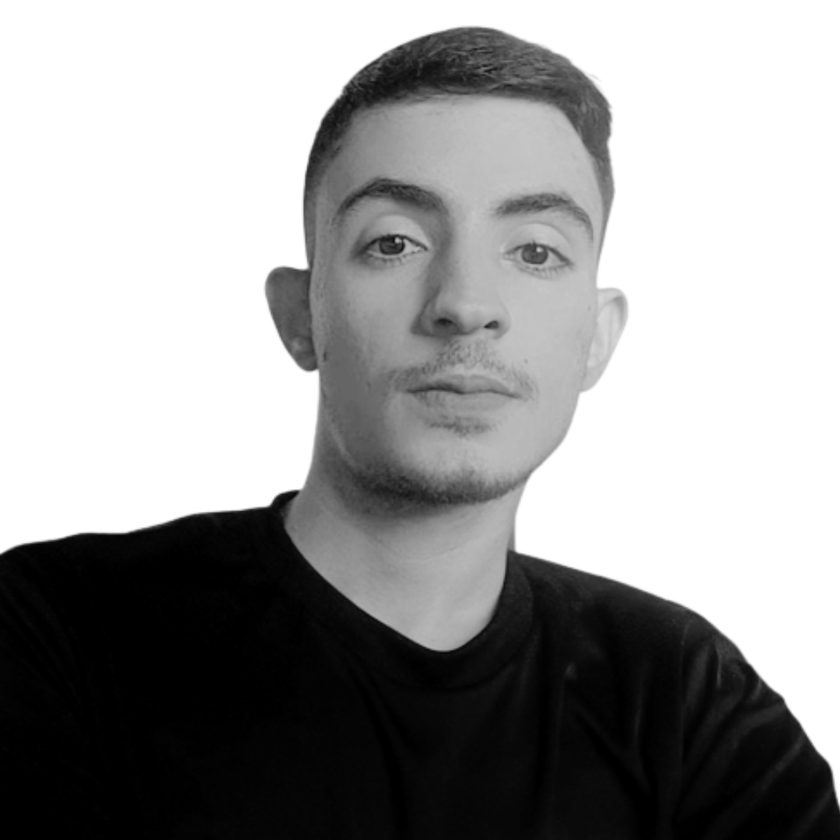
#> input picture Imagens/00_edilson.png, 840 x 840 px, shrunk from 1080 x 1080 before the run
$ jupyter execute 10_multilimiarizacao.ipynb
#> lines starting #> are read from the running program, lines starting #| are printed output that depends on the picture; after the words box and inside, x2 and y2 are one past the last pixel; in counts of white or black regions, pixels touching at a corner belong together
#### 10 - MULTILIMIARIZAÇÃO

[cell 1]
import cv2
import numpy as np
import matplotlib.pyplot as plt

[cell 2]
def multilimiarizacao(imagem, limiares):
    # Inicializando a imagem multilimiarizada
    imagem_multilimiarizada = np.zeros_like(imagem)

    # Percorrendo os limiares
    for i in range(len(limiares) - 1):
        # Segmentar a imagem entre os limiares
        mascara = cv2.inRange(imagem, limiares[i], limiares[i+1])

        # Atribuindo um valor específico para cada segmento
        imagem_multilimiarizada[mascara == 255] = i * (255 // (len(limiares) - 1))

    return imagem_multilimiarizada

[cell 3]
# Carregando a imagem em escala de cinza
imagem = cv2.imread('Imagens/00_edilson.png', cv2.IMREAD_GRAYSCALE)
#> imagem: shape (840, 840); min 0, max 255, mean 154.6

# Definindo os limiares
limiares = [50, 100, 150, 200]

# Aplicando a multilimiarização
imagem_multilimiarizada = multilimiarizacao(imagem, limiares)
#> the loop in multilimiarizacao, `for i in range(len(limiares) - 1):` made 3 passes
#> pass 1, in multilimiarizacao, `mascara = cv2.inRange(imagem, limiares[i], limiares[i+1])`:
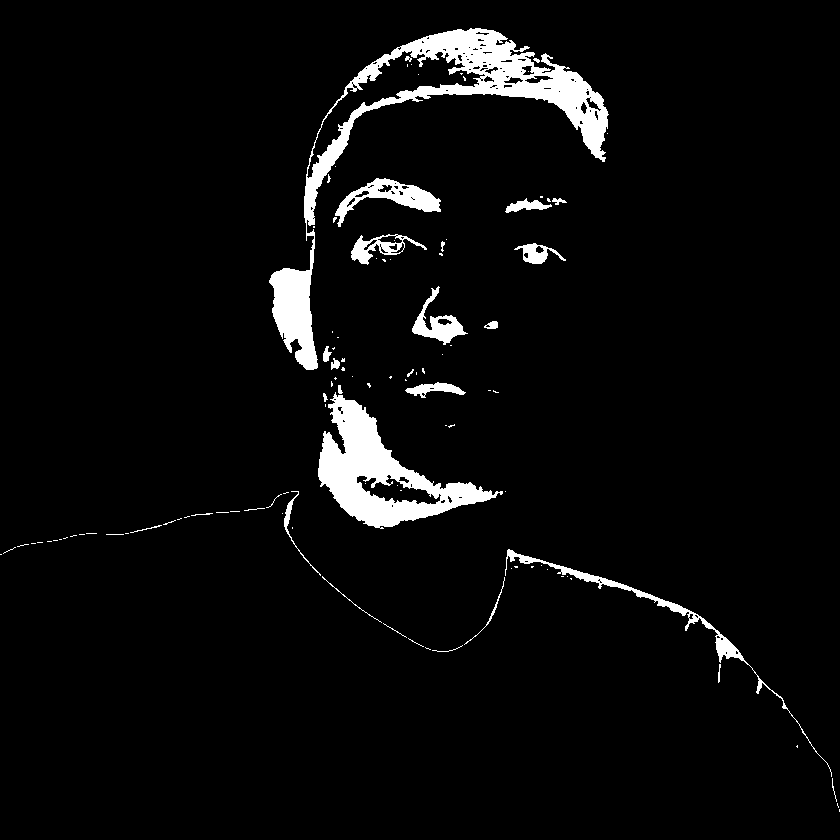
#> mascara: shape (840, 840); 4.5% white; 108 white regions (78 under 20 px), largest, box (x1, y1, x2, y2) and area: (269, 28, 609, 370) 14651, (318, 392, 503, 529) 8797, (505, 549, 832, 777) 1957
#> pass 2, in multilimiarizacao, `mascara = cv2.inRange(imagem, limiares[i], limiares[i+1])`:
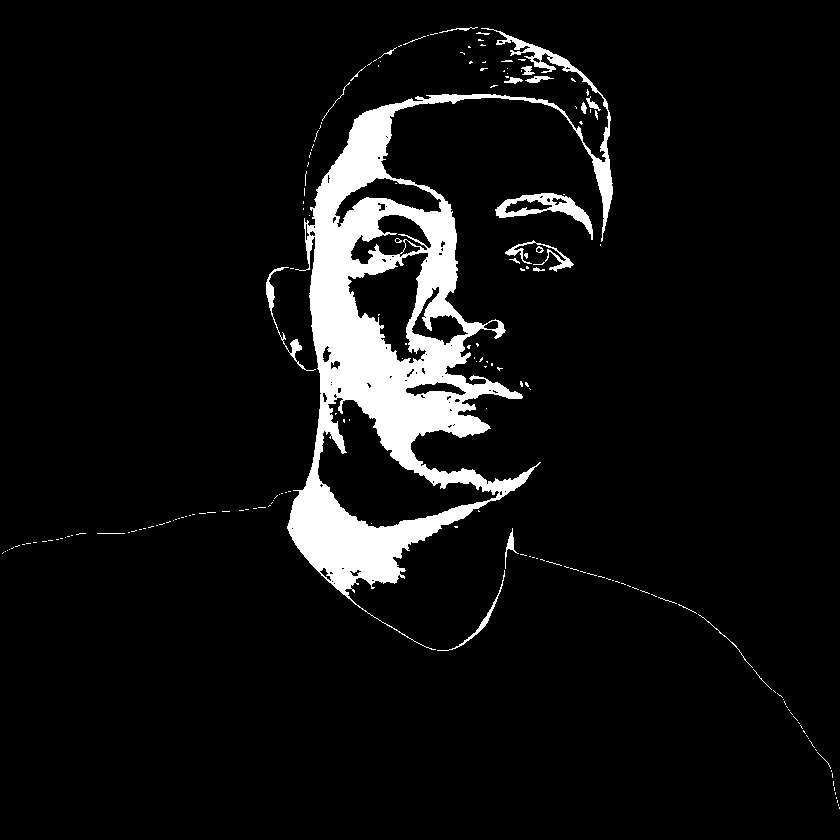
#> mascara: shape (840, 840); 7% white; 186 white regions (162 under 20 px), largest, box (x1, y1, x2, y2) and area: (287, 28, 613, 650) 44995, (495, 193, 593, 240) 1258, (266, 267, 316, 371) 464
#> pass 3, in multilimiarizacao, `mascara = cv2.inRange(imagem, limiares[i], limiares[i+1])`:
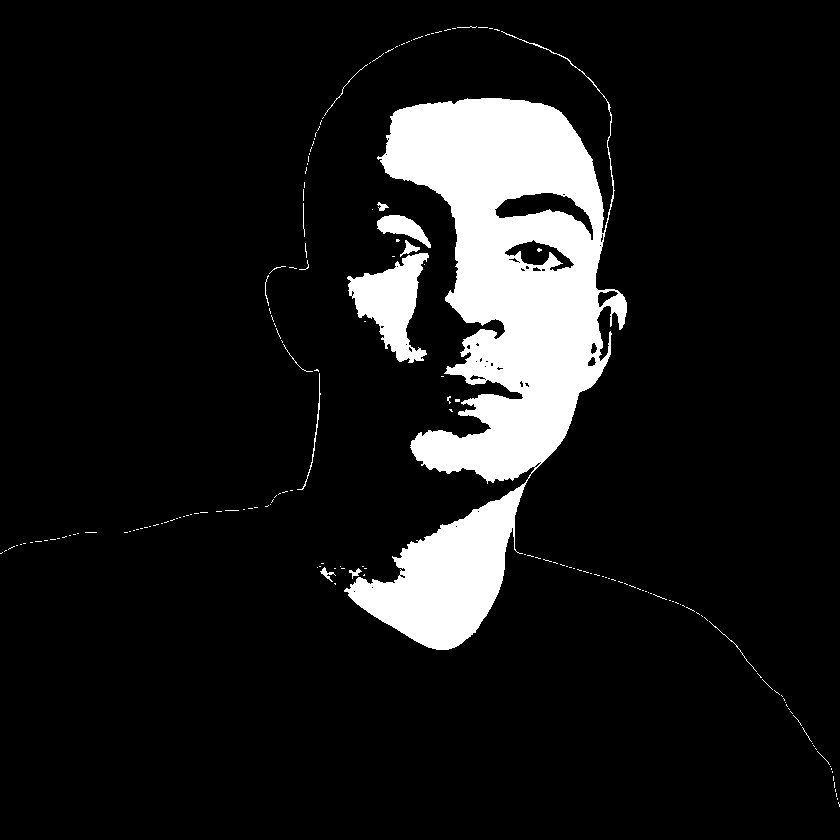
#> mascara: shape (840, 840); 10.4% white; 179 white regions (165 under 20 px), largest, box (x1, y1, x2, y2) and area: (344, 31, 627, 650) 66421, (347, 253, 429, 363) 4467, (377, 215, 431, 248) 815
#> after the loop in multilimiarizacao, `for i in range(len(limiares) - 1):`:
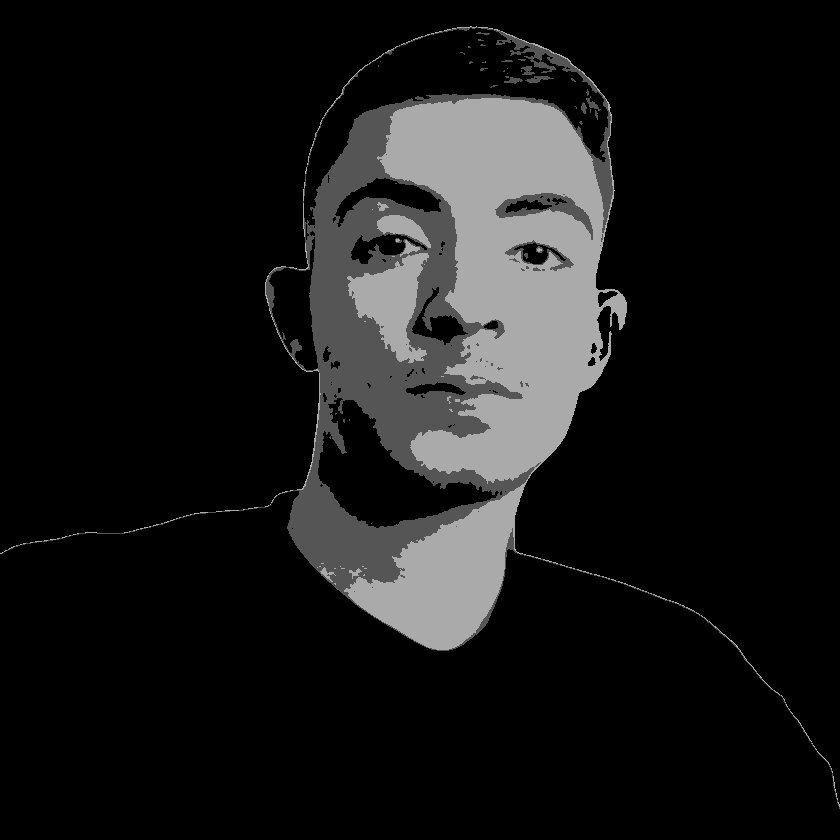
#> imagem_multilimiarizada: shape (840, 840); min 0, max 170, mean 23.4

# Salvando a imagem multilimiarizada em um arquivo
cv2.imwrite('Imagens/10_edilson_multilimiarizada.png', imagem_multilimiarizada* 170 // len(limiares))
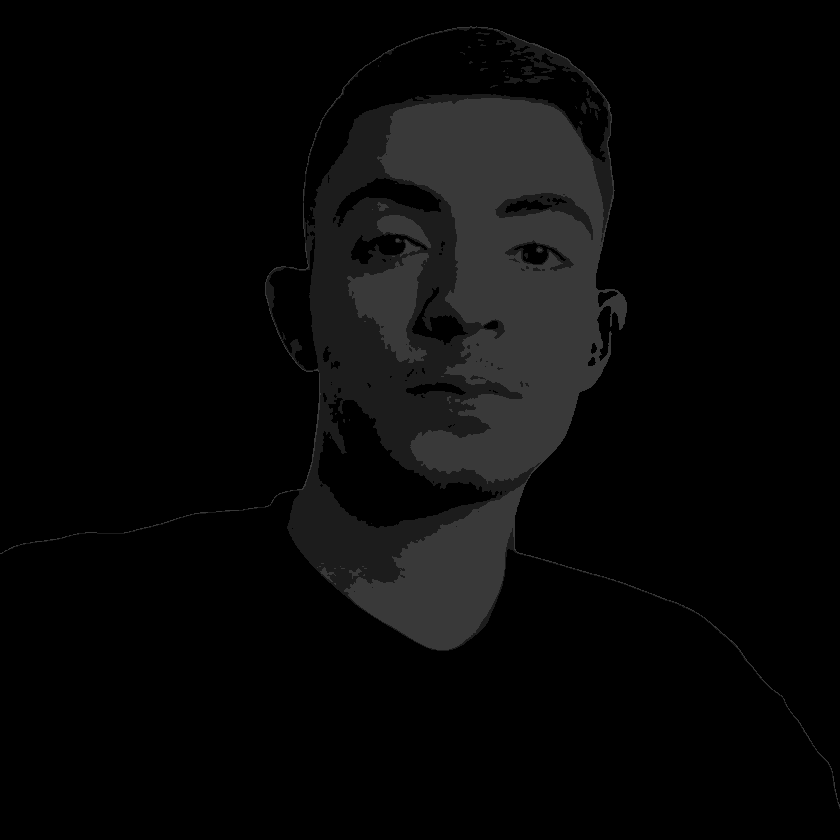
#> saved as 10_edilson_multilimiarizada.png: shape (840, 840); min 0, max 57, mean 7.8

# Exibindo a imagem multilimiarizada
plt.figure(figsize=(10, 5))
plt.subplot(1, 2, 1)
plt.imshow(imagem, cmap='gray')
plt.title('Imagem Original')
plt.subplot(1, 2, 2)
plt.imshow(imagem_multilimiarizada, cmap='gray')
plt.title('Imagem Multilimiarizada')
plt.show()

$ run again, with Imagens/01_edilson_media_mascara_15x15.png copied over Imagens/00_edilson.png
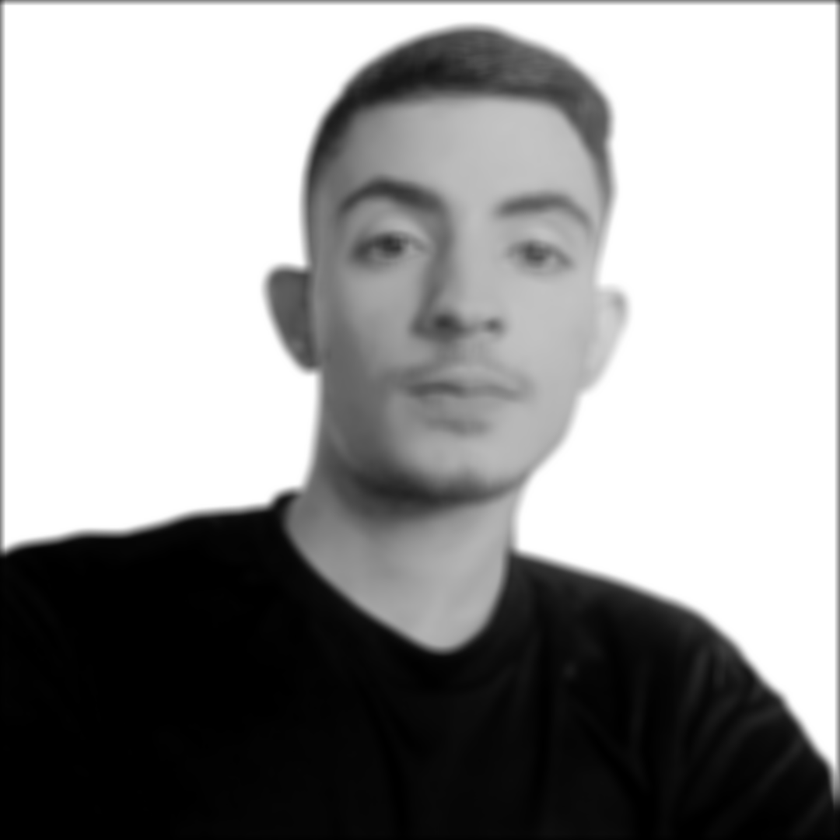
#> input picture Imagens/01_edilson_media_mascara_15x15.png, 840 x 840 px, shrunk from 1080 x 1080 before the run
#> imagem is the input picture: shape (840, 840); min 0, max 255, mean 153.2
#> the loop in multilimiarizacao, `for i in range(len(limiares) - 1):` made 3 passes
#> pass 1, in multilimiarizacao, `mascara = cv2.inRange(imagem, limiares[i], limiares[i+1])`:
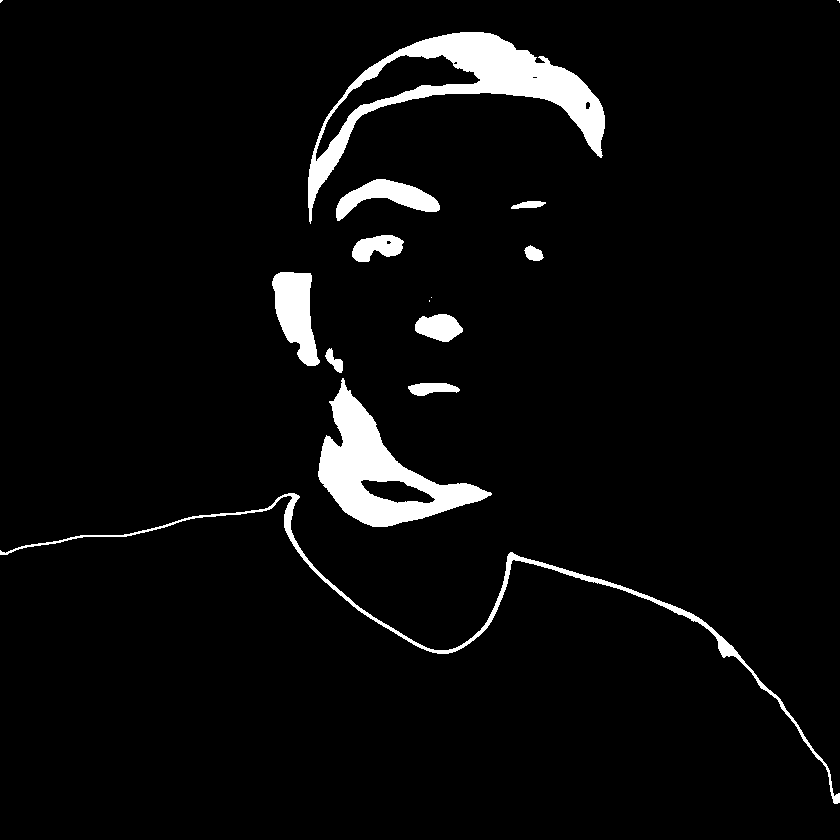
#> mascara: shape (840, 840); 4.6% white; 15 white regions (4 under 20 px), largest, box (x1, y1, x2, y2) and area: (308, 32, 605, 224) 11413, (318, 378, 492, 527) 9071, (0, 493, 840, 804) 4216
#> `cv2.imwrite('Imagens/10_edilson_multilimiarizada.png', imagem_multilim..`:
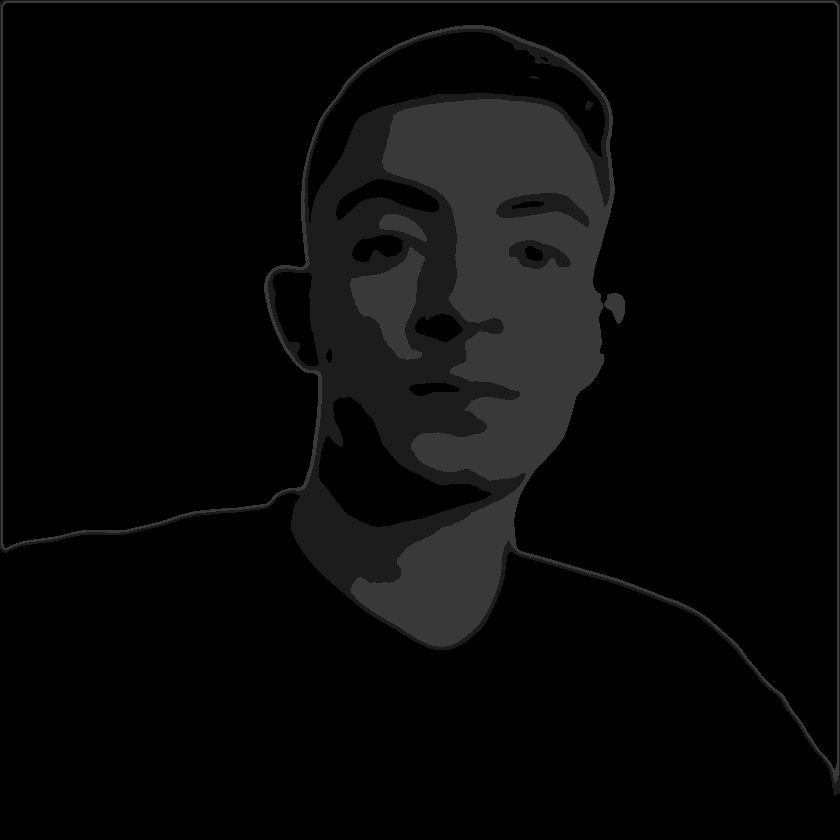
#> saved as 10_edilson_multilimiarizada.png: shape (840, 840); min 0, max 57, mean 8.5
